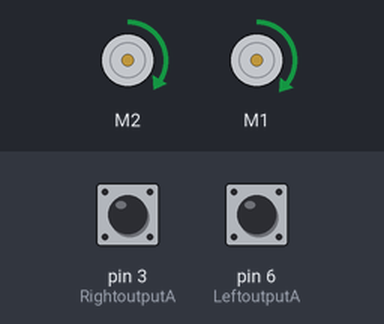
Simulated run of this sketch. Board: Arduino Uno, built with avr-gcc and run on an emulated ATmega328P. Parts: 2 × DC motor (green arrow = forward, orange = backward, longer = faster). The inputs (shaded band) are chosen by the test bench; at power-on: pin 3 (RightoutputA) HIGH, pin 6 (LeftoutputA) HIGH. What the sketch prints to the serial monitor is not drawn.

Above: at 0.3 s.
Timing chart, 0 to 1.8 s (numbered marks = the images above):
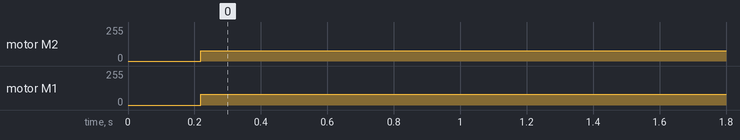

The sketch:

test.ino
```cpp
#include "DualMC33926MotorShield.h"
DualMC33926MotorShield md;
// IR sensor
#define LeftoutputA 6
#define LeftoutputB 5
#define RightoutputA 3
#define RightoutputB 2
int leftCurrentState;
int leftLastState;
int rightCurrentState;
int rightLastState;
double last_error;
double curr_left_wheel_cps;
double curr_right_wheel_cps;
double x_cord = 0.0;
double y_cord = 0.0;
double theta = 0.0;
double delta_left;
double delta_right;
double v_left_ref;
double v_right_ref;
double duration_pad;
// updates read world cord
void update_cord(){
  double SLeft = delta_left;
  double SRight = delta_right;
  // double WBase = 3.55379 ; woops is distance from cente to wheel
  double WBase = 19; //we checked its 19
  double Dx=(SLeft+SRight)/2;
  double DTheta= atan2((SRight-SLeft)/2, WBase/2);
  theta +=DTheta;
  x_cord += Dx*cos(theta);
  y_cord += Dx*sin(theta);
  delta_left = 0.0;
  delta_right = 0.0;
}
// return delta velocities
double Get_PD_velocity_approximation(double actual_error, double desired_error, double k_constant = 0.5, double b_constant = 0.001)
{
  double delta_v = (-1*k_constant*actual_error) - (b_constant*(actual_error - last_error));
  last_error = actual_error;
  return delta_v;
}


// motors
void stopIfFault()
{
  if (md.getFault())
  {
    while(1)
    {
      Serial.println("fault");
    }
  }
}
// lwheel is m2
void set_lwheel(int speed){
md.setM2Speed(speed);
stopIfFault();
}
// rwheel m1
void set_rwheel(int speed){
  md.setM1Speed(speed);
  stopIfFault();
}


void update_wheels()
{
  long start_millis = micros();
  int left_spoke_counter = 0;
  int right_spoke_counter = 0;
  for (int ir_counter = 0; ir_counter< 1000; ir_counter++)
  {
    leftCurrentState = digitalRead(LeftoutputA); // Reads the "current" state of the outputA
    rightCurrentState = digitalRead(RightoutputA);
    // If the previous and the current state of the outputA are different, that means a Pulse has occured
    if (leftCurrentState != leftLastState)
    {
    // If the outputB state is different to the outputA state, that means the encoder is rotating clockwise
      if (digitalRead(LeftoutputB) != leftCurrentState)
      {
        left_spoke_counter ++;
      }
      else
      {
        left_spoke_counter --;
      }
    }
    if (rightCurrentState != rightLastState)
    {
      if (digitalRead(RightoutputB) != rightCurrentState)
      {
        right_spoke_counter ++;
      }
      else
      {
        right_spoke_counter --;
      }
    }
// if no spokes move add on to this pad. In case wheels are too slow for sampling rate
// if (right_spoke_counter== 0 && left_spoke_counter ==0){
// duration_pad += millis() - start_millis;
// }
// else{
// }
  long end_millis = micros();
  // double duration = (double)(end_millis - start_millis + duration_pad)/1000;
  double duration = (double)(end_millis - start_millis);//microsecond
  // duration_pad = 0.0;
  double circumference = 223291.4; //cm
  double spoke_length = circumference / 16.0;
  curr_right_wheel_cps = (spoke_length * right_spoke_counter) / duration;
  curr_left_wheel_cps = (spoke_length * left_spoke_counter) / duration;
  delta_right = spoke_length * right_spoke_counter;
  delta_left = spoke_length * left_spoke_counter;
  leftLastState = leftCurrentState;
  rightLastState = rightCurrentState;
  }
}

void turn(int degree, int lpwm ,int rpwm) //input degree
{
  double delta_left_t = delta_left; //initialize the distance of left wheel
  double delta_right_t = delta_right; //initialize the distance of right wheel
  double wheeldistance = 190500; //set the radius of turning
  double left_wheel_r = 91400; //set radius of left is 0 cm.
  double right_wheel_r = 281900; //set radius of right is 10 cm.

  long turn_left_c = 2*3.2*left_wheel_r*degree/360;//the length of walking on the left wheel when turning

  long turn_right_c = 2*3.2*right_wheel_r*degree/360;//the length of walking on the right wheel when turning

  double lenght_l;
  double lenght_r;
  double expect_left_v = curr_left_wheel_cps; //set basic speed is the curr-left speed
  double expect_right_v;


while(1)
  {

    update_wheels(); //update the distance and parameters
    lenght_l = abs(delta_left-delta_left_t);
    lenght_r = abs(delta_right-delta_right_t);
    Serial.println(delta_left);
    Serial.println(delta_right);
    expect_right_v = expect_left_v * turn_right_c/turn_left_c;//expected speed on right wheel
    if (expect_right_v-curr_right_wheel_cps < -500.0)//if expected speed is smaller than current speed, slow down the speed
    {
      if(expect_right_v-curr_right_wheel_cps < -1500.0)//if too small then decrease rpwm more
      {
        rpwm -= 6;
        }
       else
        {
          rpwm -= 3;
          }
      }
      else if (expect_right_v-curr_right_wheel_cps > 500.0)//if expected speed is greater than current speed, speed up the speed
    {
      if(expect_right_v-curr_right_wheel_cps > 1500.0)//if too large then increase rpwm more
      {
        rpwm += 6;
        }
       else
        {
          rpwm += 3;
          }
      }
      Serial.println(abs(lenght_l-turn_left_c));
      Serial.println(abs(lenght_r-turn_right_c));
    if(abs(lenght_l-turn_left_c)  <= 1000.0 || abs(lenght_r - turn_right_c)<=1000.0)//if accuracy of turning satisfy, then break
    {
      break;
      }
      set_lwheel(lpwm);
      set_rwheel(rpwm);

    }
    Serial.println("turn");
  }

void setup(){
  Serial.begin(115200);
  while(!Serial);
  md.init();
  pinMode (LeftoutputA,INPUT);
  pinMode (LeftoutputB,INPUT);
  pinMode (RightoutputA, INPUT);
  pinMode (RightoutputB, INPUT);
  leftLastState = digitalRead(LeftoutputA);
  rightLastState = digitalRead(RightoutputA);
}
//updates current velocities of each wheel and updates distance of each wheel
String inData;
void loop() {

  update_wheels();
  update_cord();
  turn(90, 120 ,130); //turning

  set_lwheel(0);//first, go straight
  set_rwheel(0);
  delay(5000);
  Serial.println("stop");
  String cord_vals = String(x_cord) + "," + String(y_cord) + "," + String(theta);

}
```

Measured:
- by itself, motor M2: stopped → forward 76/255 at 0.22 s
- by itself, motor M1: stopped → forward 82/255 at 0.22 s
